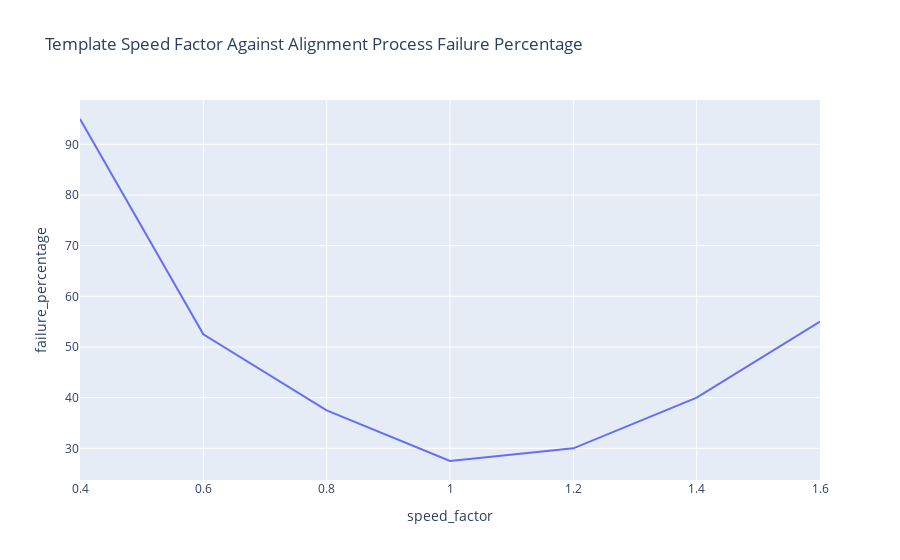

Notebook code for this chart:
### Code cell
sfs = results_spd.speed_factor.unique()
rspf = [dict(speed_factor=spf, **success_metrics(results_spd.loc[results_spd.speed_factor == spf])) for spf in sfs]    

dfspf=pd.DataFrame(data=rspf)

px.line(dfspf, x="speed_factor", y="failure_percentage", title="Template Speed Factor Against Alignment Process Failure Percentage")

### Figure 1 — Plotly figure (JSON) as saved in the notebook; plotly's stock layout.template omitted (floating-point values rounded to 4 significant figures)
{"data": [{"hovertemplate": "speed_factor=%{x}<br>failure_percentage=%{y}<extra></extra>", "legendgroup": "", "line": {"color": "#636efa", "dash": "solid"}, "marker": {"symbol": "circle"}, "mode": "lines", "name": "", "orientation": "v", "showlegend": false, "type": "scatter", "x": [0.4, 0.6, 0.8, 1, 1.2, 1.4, 1.6], "xaxis": "x", "y": [95, 52.5, 37.5, 27.5, 30, 40, 55], "yaxis": "y"}], "layout": {"legend": {"tracegroupgap": 0}, "title": {"text": "Template Speed Factor Against Alignment Process Failure Percentage"}, "xaxis": {"anchor": "y", "domain": [0, 1], "title": {"text": "speed_factor"}}, "yaxis": {"anchor": "x", "domain": [0, 1], "title": {"text": "failure_percentage"}}}}
